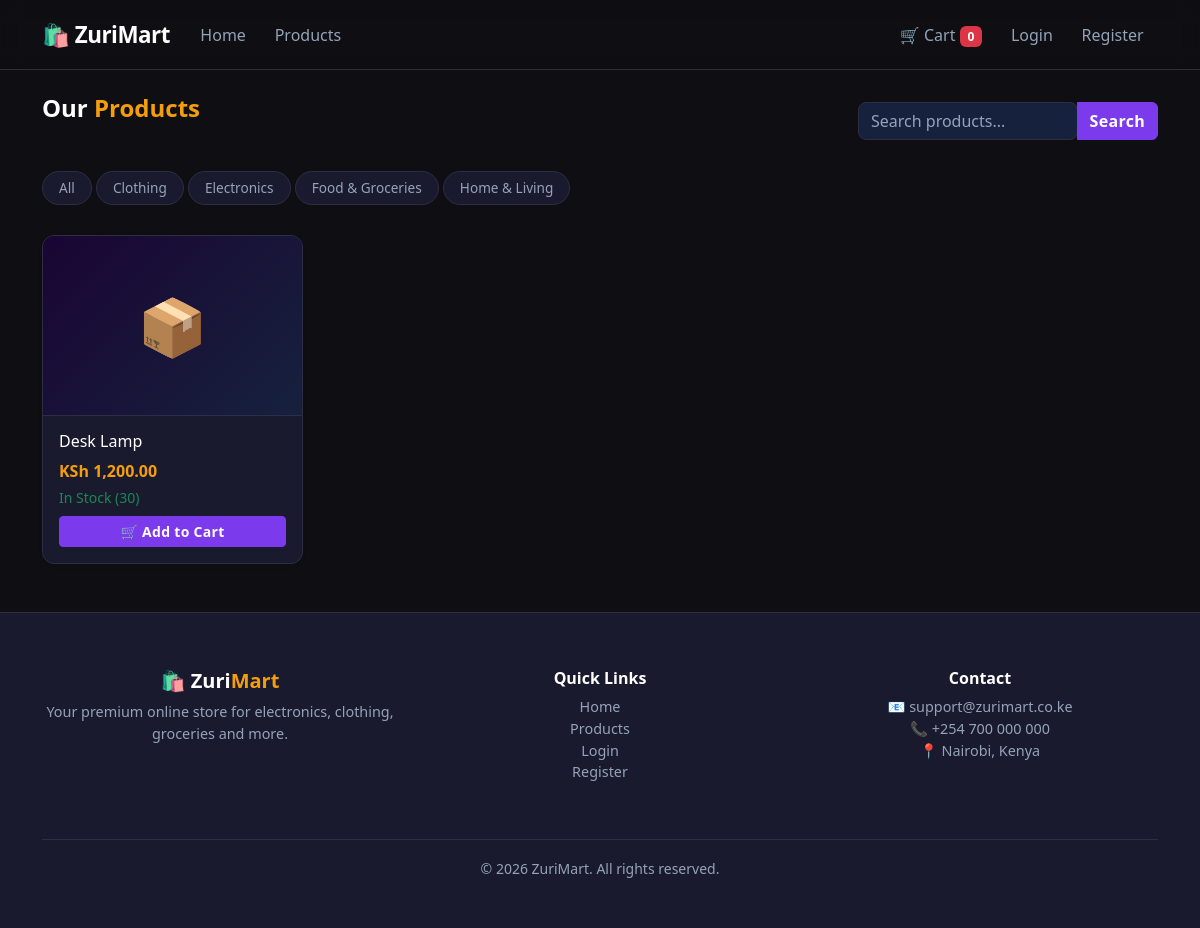
Screenshot of /Week5/pages/products.php?category=4 with the database file from the repository.
### tables this page shows
CREATE TABLE `categories` (
  `id` int(11) NOT NULL AUTO_INCREMENT,
  `name` varchar(100) NOT NULL,
  `description` text DEFAULT NULL,
  `created_at` timestamp NOT NULL DEFAULT current_timestamp(),
  PRIMARY KEY (`id`)
);

CREATE TABLE `products` (
  `id` int(11) NOT NULL AUTO_INCREMENT,
  `category_id` int(11) NOT NULL,
  `name` varchar(150) NOT NULL,
  `description` text DEFAULT NULL,
  `price` decimal(10,2) NOT NULL,
  `stock` int(11) DEFAULT 0,
  `image` varchar(255) DEFAULT NULL,
  `created_at` timestamp NOT NULL DEFAULT current_timestamp(),
  PRIMARY KEY (`id`),
  KEY `category_id` (`category_id`),
  CONSTRAINT `products_ibfk_1` FOREIGN KEY (`category_id`) REFERENCES `categories` (`id`)
);

### Week5/pages/products.php (the view, shortened to what this page needs)
<?php
require_once '../includes/header.php';
require_once '../includes/navbar.php';
$categoryId = isset($_GET['category']) ? (int)$_GET['category'] : 0;
$catResult = mysqli_query($conn, "SELECT * FROM categories ORDER BY name ASC");
if ($categoryId > 0) {
    $stmt = mysqli_prepare($conn,
        "SELECT * FROM products WHERE category_id = ? ORDER BY created_at DESC"
    );
    mysqli_stmt_bind_param($stmt, "i", $categoryId);
    mysqli_stmt_execute($stmt);
    $products = mysqli_stmt_get_result($stmt);
} else {
    $products = mysqli_query($conn,
        "SELECT * FROM products ORDER BY created_at DESC"
    );
}
?>
<div class="container mt-4">
  <div class="d-flex justify-content-between align-items-center mb-4">
    <h4 class="section-title">Our <span>Products</span></h4>
    <div class="input-group" style="width: 300px;">
      <input type="text" class="form-control" id="searchInput"
             placeholder="Search products...">
      <button class="btn btn-primary" onclick="searchProducts()">Search</button>
    </div>
  </div>
  <div class="mb-4">
    <a href="products.php"
       class="filter-btn <?= $categoryId === 0 ? 'active' : '' ?>">
      All
    </a>
    <?php while ($cat = mysqli_fetch_assoc($catResult)): ?>
      <a href="products.php?category=<?= $cat['id'] ?>"
         class="filter-btn <?= $categoryId === $cat['id'] ? 'active' : '' ?>">
        <?= htmlspecialchars($cat['name']) ?>
      </a>
    <?php endwhile; ?>
  </div>
  <div class="row g-4" id="productGrid">
    <?php
    $count = mysqli_num_rows($products);
    if ($count === 0): ?>
      <div class="col-12">
        <div class="alert alert-info">No products found in this category.</div>
      </div>
    <?php else: ?>
      <?php while ($product = mysqli_fetch_assoc($products)): ?>
        <div class="col-6 col-md-3 product-item">
          <div class="card h-100 shadow-sm product-card">
            <?php if (!empty($product['image']) && file_exists('../uploads/' . $product['image'])): ?>
              <img src="../uploads/<?= htmlspecialchars($product['image']) ?>"
                   class="card-img-top"
                   alt="<?= htmlspecialchars($product['name']) ?>">
            <?php else: ?>
              <div class="product-img-placeholder">📦</div>
            <?php endif; ?>
            <div class="card-body d-flex flex-column">
              <h6 class="card-title"><?= htmlspecialchars($product['name']) ?></h6>
              <p class="product-price mb-1">
                KSh <?= number_format($product['price'], 2) ?>
              </p>
              <?php if ($product['stock'] > 0): ?>
                <small class="text-success mb-2">In Stock (<?= $product['stock'] ?>)</small>
              <?php else: ?>
                <small class="text-danger mb-2">Out of Stock</small>
              <?php endif; ?>
              <button class="btn btn-primary btn-sm w-100 mt-auto"
                      <?= $product['stock'] === 0 ? 'disabled' : '' ?>>
                🛒 Add to Cart
              </button>
            </div>
          </div>
        </div>
      <?php endwhile; ?>
    <?php endif; ?>
  </div>
</div>
<?php require_once '../includes/footer.php'; ?>

### Week2/assets/css/style.css (style rules this page uses)
:root { --primary: #7c3aed; --primary-dark:#5b21b6; --accent: #f59e0b; --bg-dark: #0f0f13; --bg-card: #1a1a2e; --bg-surface: #16213e; --text-primary:#ffffff; --text-muted: #94a3b8; --border: #2d2d44; }
body { background-color: var(--bg-dark); color: var(--text-primary); font-family: 'Segoe UI', system-ui, sans-serif; }
.btn-primary { background: var(--primary) !important; border-color: var(--primary) !important; font-weight: 600; letter-spacing: 0.3px; }
.section-title { font-size: 1.5rem; font-weight: 700; color: var(--text-primary); margin-bottom: 1.5rem; }
.section-title span { color: var(--accent); }
.card { background: var(--bg-card) !important; border: 1px solid var(--border) !important; color: var(--text-primary) !important; border-radius: 12px !important; }
.product-card { transition: transform 0.25s ease, box-shadow 0.25s ease; overflow: hidden; }
.product-img-placeholder { height: 180px; background: linear-gradient(135deg, #1a0533, #16213e); display: flex; align-items: center; justify-content: center; font-size: 3.5rem; border-bottom: 1px solid var(--border); }
.product-price { color: var(--accent) !important; font-weight: 700; font-size: 1rem; }
.filter-btn { border: 1px solid var(--border); background: var(--bg-card); color: var(--text-muted); border-radius: 20px; padding: 0.35rem 1rem; font-size: 0.85rem; transition: all 0.2s; text-decoration: none; display: inline-block; margin-bottom: 0.4rem; }
.form-control { background: var(--bg-surface) !important; border: 1px solid var(--border) !important; color: var(--text-primary) !important; border-radius: 8px !important; }
.form-control::placeholder { color: var(--text-muted) !important; }

### rows the page displays
categories: name "Clothing"
categories: name "Electronics"
categories: name "Food & Groceries"
categories: name "Home & Living"
products: name "Desk Lamp", price "1,200.00", stock "30"
